Frame 1 (no input): blank canvas, image omitted
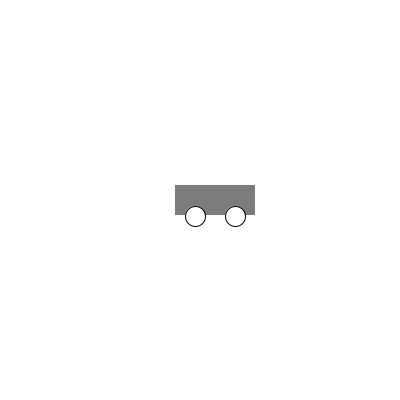
Frame 60 (the mouse pressed at the canvas centre just before this capture)
Frame 120 (the mouse held since frame 60 and released just before this capture): blank canvas, image omitted

The Processing sketch that drew this single still picture (run headless with seeded random() and noise(); from frame 60 on, the mouse is pressed at the canvas centre):

// Processing sketch: Es_1_4_5
// ── Es_1_4_5.pde
int w = -80;
int h = 200;

void setup(){
  size(400, 400);

}

void draw(){
  background(255);
  noStroke();
  rectMode(CENTER);
  fill(124);
  rect(w, h, 80, 30); 
  fill(255);
  stroke(0);
  ellipse(w+20, h+16, 20, 20);
  ellipse(w-20, h+16, 20, 20);
  w = w +5;
  
  if(w > 480){
    w = -80;
  }
}
